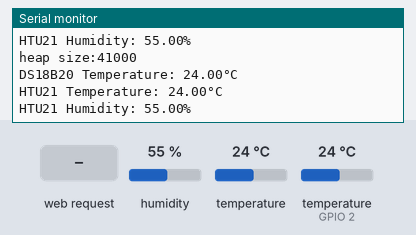
The sketch below on a simulated ESP8266 (NodeMCU). Shown: the last lines printed to the serial monitor. Wiring (inferred from the names in the program): HTU21/Si7021 sensor at I2C address 0x40. The test bench sets the inputs (shaded band); at power-on: humidity 55 %, temperature (sensor on GPIO 2) 24 °C, temperature 24 °C. WiFi joins after 1.5 s; servers stay silent unless stated; the local clock reads 2024-03-15 10:24:30 at power-on unless the sketch sets it.

Above: at 3.0 s.
3.1 s: HTTP request GET / received
At 4.2 s:
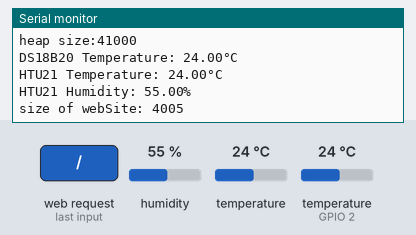
6.7 s: humidity set to 22 %
At 7.5 s:
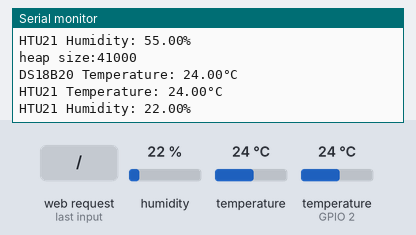
8.2 s: temperature (sensor on GPIO 2) set to 12 °C
At 9.2 s:
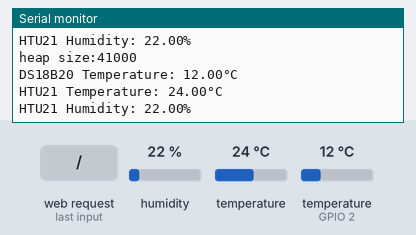
9.7 s: temperature (sensor 0) set to 12 °C
At 10.9 s:
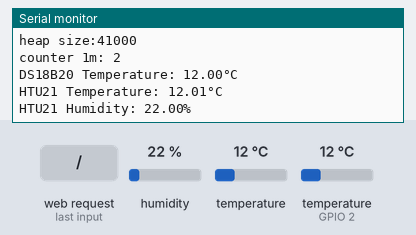
11.2 s: temperature (sensor on GPIO 2) set to 19 °C
At 12.5 s:
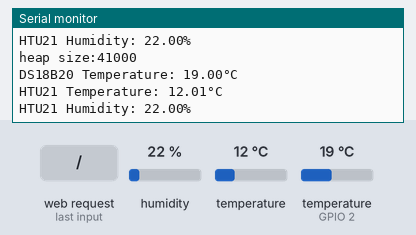
12.7 s: humidity set to 40 %
At 13.4 s:
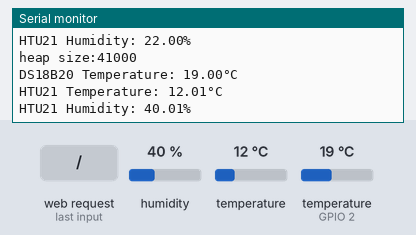
Timing chart, 0 to 15.2 s (numbered marks = the images above; inputs shaded):
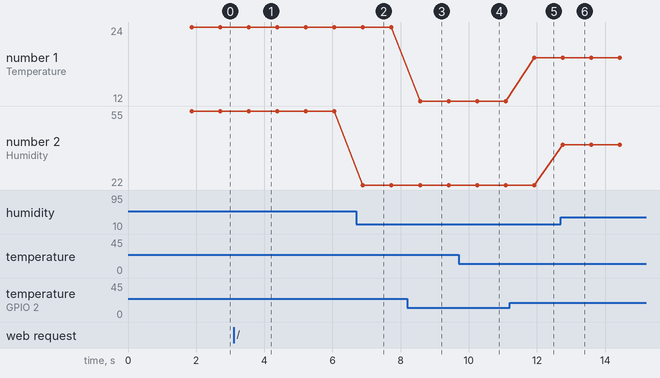

Measured:
- after the input at 3.1 s, the serial monitor: prints a new line after 0.44 s (image 1)
- after the input at 6.7 s, the serial monitor: prints a new line after 0.19 s (image 2)
- after the input at 8.2 s, the serial monitor: prints a new line after 0.37 s (image 3)
- after the input at 9.7 s, the serial monitor: prints a new line after 0.54 s (image 4)
- after the input at 11.2 s, the serial monitor: prints a new line after 0.72 s (image 5)
- after the input at 12.7 s, the serial monitor: prints a new line after 0.06 s (image 6)
- plotted number 1: 24 → 12 after the input at 8.2 s, 12 → 19 after the input at 11.2 s
- plotted number 2: 55 → 22 after the input at 6.7 s, 22 → 40.01 after the input at 12.7 s

The sketch:

weather_server.ino
```cpp
  #include <OneWire.h>
  #include <DallasTemperature.h>
  #include <ESP8266WiFi.h>
  #include <WiFiClient.h>
  #include <ESP8266WebServer.h>
  #include <time.h>
  #define ONE_WIRE_BUS 2
  #include <Wire.h>
  #include "my_htu21d.h"
  unsigned long global_millis;
  time_t time_5s[100];
  time_t time_1m[100];
  time_t time_1h[100];
  double temp1_5s[100];
  double temp1_1m[100];
  double temp1_1h[100];

  double temp2_5s[100];
  double temp2_1m[100];
  double temp2_1h[100];

  double hum_5s[100];
  double hum_1m[100];
  double hum_1h[100];
  double average_temp1_1m=0;
  double average_temp2_1m=0;
  double average_hum_1m=0;

  double average_temp1_1h=0;
  double average_temp2_1h=0;
  double average_hum_1h=0;

  int counter_1m=0;
  int counter_1h=0;

  OneWire oneWire(ONE_WIRE_BUS);
  DallasTemperature sensors(&oneWire);
  const char* ssid="***";
  const char* password="***";
  ESP8266WebServer server(80);
  //HTU21D myHumidity;
  String webSite;
  String javaScript;
  String XML;
  double temperature1;
  double temperature2;
  double humidity;
  int nOfP_5s;
  int nOfP_1m;
  int nOfP_1h;
  my_htu21d myhtu;
  void buildWebsite(){

    buildJavascript();

    webSite="<!DOCTYPE HTML>\n";
    webSite+="<html>";
    webSite+="<head>";
    webSite+="  <meta charset='UTF-8'>";
    webSite+=javaScript;

    webSite+="</head>";
    webSite+="<BODY onload='process()'>\n";
    webSite+="<center>PROJEKT ZSC TEMPERATURA I WILGOTNOŚĆ</center><BR>\n";
    webSite+="<center><div id='readings'></div></center>\n";
    webSite+="<center><div id='steps1'>\n";
    webSite+="Wybierz częstotliwość:  \n";
    webSite+="<input type='radio' name='rBC1' value='5s' checked>5s \n";
    webSite+="<input type='radio' name='rBC1' value='1m' >1m \n";
    webSite+="<input type='radio' name='rBC1' value='1h' >1h<br><br>\n";
    webSite+="</div></center>\n";
    webSite+="<center><canvas id='c1' align='center' width='800' height='400'></canvas></center>\n";
    webSite+="<center><canvas id='c2' align='center' width='800' height='400'></canvas></center>\n";
    //webSite+=javaScript;
    webSite+="</BODY>\n";
    webSite+="</HTML>\n";
  }


  void buildJavascript(){

    javaScript="<SCRIPT>\n";
    javaScript+="var xmlHttp=createXmlHttpObject();\n";

    javaScript+="function createXmlHttpObject(){\n";
    javaScript+=" if(window.XMLHttpRequest){\n";
    javaScript+="    return new XMLHttpRequest();\n";
    javaScript+=" }else{\n";
    javaScript+="    return new ActiveXObject('Microsoft.XMLHTTP');\n";
    javaScript+=" }\n";
    javaScript+="}\n";

    javaScript+="function process(){\n";
    javaScript+=" if(xmlHttp.readyState==0 || xmlHttp.readyState==4){\n";
    javaScript+="   xmlHttp.open('PUT','xml',true);\n";
    javaScript+="   xmlHttp.onreadystatechange=handleServerResponse;\n";
    javaScript+="   xmlHttp.send(null);\n";
    javaScript+=" }\n";
    javaScript+=" setTimeout('process()',500);\n";
    javaScript+="}\n";

    javaScript+="function handleServerResponse(){\n";
    javaScript+="if(xmlHttp.readyState==4 && xmlHttp.status==200){\n";
    javaScript+="xmlResponse=xmlHttp.responseXML;\n";
    javaScript+="xmldoc=xmlResponse;\n";
    javaScript+="message=xmldoc.getElementsByTagName('readings')[0].firstChild.nodeValue;\n";
    javaScript+="document.getElementById('readings').innerHTML=message; \n";
    javaScript+="var rB=document.getElementsByName('rBC1');\n";

    javaScript+="var stepTimeString=rB[0].value; \n";
    javaScript+="if(rB[1].checked){stepTimeString=rB[1].value;} \n";
    javaScript+="if(rB[2].checked){stepTimeString=rB[2].value;} \n";

    javaScript+="var nOfP=xmldoc.getElementsByTagName('nOfP_'+stepTimeString)[0].firstChild.nodeValue;\n";
    javaScript+="var t1List=xmldoc.getElementsByTagName('temp1_'+stepTimeString)[0].firstChild.nodeValue.split(',').slice(0,nOfP);\n";
    javaScript+="var t2List=xmldoc.getElementsByTagName('temp2_'+stepTimeString)[0].firstChild.nodeValue.split(',').slice(0,nOfP);\n";
    javaScript+="var hList=xmldoc.getElementsByTagName('hum_'+ stepTimeString)[0].firstChild.nodeValue.split(',').slice(0,nOfP);\n";

    javaScript+="var c1=document.getElementById('c1');\n";
    javaScript+="var c2=document.getElementById('c2');\n";
    javaScript+="plot(c1,t1List,nOfP,'red','TEMPERATURA (DS18B20)',true);\n";
    javaScript+="plot(c2,t2List,nOfP,'red','',true);\n";
    javaScript+="plot(c2,hList,nOfP,'blue','TEMPERATURA I WILGOTNOŚĆ (HTU21)',false);\n";
    javaScript+=" }\n";
    javaScript+="}\n";
    javaScript+="function plot(c,values,nOfP,colour,title,clear){\n";

          javaScript+="var ctx=c.getContext('2d');\n";
          javaScript+="if(clear==true){ctx.clearRect(0,0,c.width,c.height)};\n";
          javaScript+="c.style.display='block';\n";
          javaScript+="c.style.position='100';\n";

          javaScript+="var stPX=0;\n";
          javaScript+="var stPY=0;\n";
          javaScript+="var fSize=50;\n";
          javaScript+="var sX=c.width-2*fSize;\n";
          javaScript+="var sY=c.height-2*fSize;\n";

          javaScript+="ctx.beginPath();\n";
          javaScript+="ctx.strokeStyle='rgb(220,220,220)';\n";
          javaScript+="ctx.lineWidth=20;\n";
          javaScript+="ctx.rect(stPX,stPY,c.width,c.height);\n";
          javaScript+="ctx.stroke();\n";
          javaScript+="ctx.closePath();\n";

          javaScript+="ctx.beginPath();\n";
          javaScript+="ctx.lineWidth=2;\n";
          //ctx.rect(stPX+fSize,stPY+fSize,c.width-2*fSize,c.height-2*fSize)

          javaScript+="var x=[];\n";

          javaScript+="for(var i=0; i<nOfP; i++){\n";
          javaScript+=" x.push(i);\n}\n";
          javaScript+="var y=values;\n";
          javaScript+="var maxY=Math.max.apply(Math,y);\n";
          javaScript+="var minY=Math.min.apply(Math,y);\n";

          javaScript+="var stepX=sX/Math.max(0.01,nOfP-1);\n";
          javaScript+="var stepY=sY/Math.max(0.01,maxY-minY);\n";

          javaScript+="var fontS=14;\n";
          javaScript+="ctx.font=fontS+'px Arial';\n";
          javaScript+="var yOffset=sY/4;\n";

          //draw lines and values on Y axis
          javaScript+="var stepYAxis=(maxY-minY)/4;\n";
          javaScript+="ctx.fillStyle='black';\n";
          javaScript+="ctx.strokeStyle='rgb(120,120,120)';\n";

          javaScript+="for(var i=0;i<5;i++){\n";
          javaScript+=" if(clear){ctx.fillText((maxY-i*stepYAxis).toFixed(2),fSize/4,fSize+fontS/2+i*yOffset);\n";
          javaScript+=" ctx.moveTo(stPX+fSize,stPY+fSize+i*sY/4);\n";
          javaScript+=" ctx.lineTo(stPX+fSize+sX,stPY+fSize+i*sY/4);}\n";
          javaScript+=" else{ctx.fillText((maxY-i*stepYAxis).toFixed(2),sX+fSize+3,fSize+fontS/2+i*yOffset);}\n";
          javaScript+="}\n";

          //print title
          javaScript+="ctx.font=fontS+' 18 px Arial';\n";
          javaScript+="if(clear){ctx.fillText(title,0.4*sX,fSize/2+9);}\n";
          javaScript+="else{ctx.fillText(title,sX/3,fSize/2+fontS/2);}\n";
          javaScript+="ctx.font='12px Arial';\n";
          javaScript+="ctx.fillText('°C',fSize/2,fSize/2+6);\n";
          javaScript+="if(clear==false){ctx.fillText('%',sX+fSize+10,fSize/2+fontS/2);}\n";
          javaScript+="ctx.stroke();\n";
          javaScript+="ctx.closePath();\n";

          javaScript+="ctx.beginPath();\n";
          javaScript+="ctx.strokeStyle=colour;\n";
          //plot line chart
          javaScript+="for(var i=nOfP-2;i>=0;i--){\n";
          javaScript+=" ctx.moveTo(fSize+stPX+stepX*(nOfP-2-i),Math.floor(stPY+fSize+sY-(y[i+1]-minY)*stepY));\n";
          javaScript+=" ctx.lineTo(fSize+stPX+stepX*((nOfP-2-i)+1),Math.floor(stPY+fSize+sY-(y[i]-minY)*stepY));\n";
          javaScript+="}\n";

          //plot points on chart";

          javaScript+="for(var i=nOfP-1;i>=0;i--){\n";

          javaScript+="var xx=Math.floor(fSize+stPX+stepX*(nOfP-1-i));\n";
          javaScript+="var yy=Math.floor(stPY+fSize+sY-(y[i]-minY)*stepY);\n";
          javaScript+="ctx.moveTo(xx,yy);\n";
          javaScript+="ctx.arc(xx,yy,2,0,2* Math.PI,true);\n";
          javaScript+="ctx.fillStyle=colour;\n";
          javaScript+="ctx.fill();\n";

          javaScript+="}\n";

          javaScript+="ctx.stroke();\n";
          javaScript+="ctx.closePath();\n";

      javaScript+="}\n";

    javaScript+="</SCRIPT>\n";

  }

  String buildXMLDiv(double tab[100]){
    String XMLDiv="";
    for(int i=0;i<99;i++){
      XMLDiv+=tab[i];
      XMLDiv+=",";
    }
    XMLDiv+=tab[99];
    return XMLDiv;
  }
  void buildXML(){

    XML="<?xml version='1.0'?>";
    XML+="<divs>";

    XML+="<readings>";
    XML+=getMeasures();
    XML+="</readings>";

    XML+="<nOfP_5s>";
    XML+=nOfP_5s;
    XML+="</nOfP_5s>";

    XML+="<temp1_5s>";
    XML+=buildXMLDiv(temp1_5s);
    XML+="</temp1_5s>";

    XML+="<temp2_5s>";
    XML+=buildXMLDiv(temp2_5s);
    XML+="</temp2_5s>";

    XML+="<hum_5s>";
    XML+=buildXMLDiv(hum_5s);
    XML+="</hum_5s>";

    XML+="<nOfP_1m>";
    XML+=nOfP_1m;
    XML+="</nOfP_1m>";

    XML+="<temp1_1m>";
    XML+=buildXMLDiv(temp1_1m);
    XML+="</temp1_1m>";

    XML+="<temp2_1m>";
    XML+=buildXMLDiv(temp2_1m);
    XML+="</temp2_1m>";

    XML+="<hum_1m>";
    XML+=buildXMLDiv(hum_1m);
    XML+="</hum_1m>";

    XML+="<nOfP_1h>";
    XML+=nOfP_1h;
    XML+="</nOfP_1h>";

    XML+="<temp1_1h>";
    XML+=buildXMLDiv(temp1_1h);
    XML+="</temp1_1h>";

    XML+="<temp2_1h>";
    XML+=buildXMLDiv(temp2_1h);
    XML+="</temp2_1h>";

    XML+="<hum_1h>";
    XML+=buildXMLDiv(hum_1h);
    XML+="</hum_1h>";
    XML+="</divs>";

  }
  String getMeasures(){
    String measures="Temperatura DS18B20: ";
    measures += temperature1;
    measures +="°C\n";
    measures += "   Temperatura HTU21: ";
    measures += temperature2;
    measures +="°C\n";
    measures += "   Wilgotnosc:";
    measures += humidity;
    measures +="%";
    return measures;
  }

  void handleWebsite(){
    buildWebsite();
    Serial.print("\n\n\nsize of webSite: ");
    Serial.println(webSite.length());
    Serial.println("\n\n");
    server.send(200,"text/html",webSite);
  }

  void handleXML(){
    buildXML();
    server.send(200,"text/xml",XML);

  }

  void setup() {
   Serial.begin(115200);
    delay(10);
    Serial.println("Starting ");

    sensors.begin();
    sensors.setWaitForConversion(false);
    sensors.setResolution(12);
    sensors.requestTemperatures();
    //myHumidity.begin();
    myhtu.begin();
    delay(100);
    //byte b=0x81;
    //myHumidity.setResolution(b);

    Serial.print("Connecting to ");
    Serial.println(ssid);
    WiFi.begin (ssid,password);

    while (WiFi.status() != WL_CONNECTED) {
      delay(500);
      Serial.print(".");
    }
    Serial.println("Connected");
    Serial.print("Station IP address: ");
    Serial.println(WiFi.localIP());
    server.on("/",handleWebsite);
    server.on("/xml",handleXML);
    server.begin();
    configTime(3 * 3600,0,"time.nist.gov","pool.ntp.org");
    Serial.println("\nWaiting for time");
    while (!time(nullptr)) {
      Serial.print(".");
      delay(1000);
    }
    Serial.println("");
    for(int i=0;i<100;i++){
      time_5s[i]=time_1m[i]=time_1h[i]=0;
      temp1_5s[i]=temp2_5s[i]=hum_5s[i]=0;
      temp1_1m[i]=temp2_1m[i]=hum_1m[i]=0;
      temp1_1h[i]=temp2_1h[i]=hum_1h[i]=0;
    }
    global_millis=millis();
  }


  const int I2C_TIMEOUT_ERROR=998;
  const int BAD_CRC_ERROR=999;

  void set_time_and_readings(time_t now,double temperature1,double temperature2,double humidity){
      struct tm *now_tm=localtime(&now);
      now_tm->tm_hour-=2;
      now_tm->tm_hour+=now_tm->tm_isdst;

      if(now_tm->tm_sec%5==0 and now!=time_5s[0]){
      for(int i=99;i>0;i--){
        time_5s[i]=time_5s[i-1];
        temp1_5s[i]=temp1_5s[i-1];
        temp2_5s[i]=temp2_5s[i-1];
        hum_5s[i]=hum_5s[i-1];
      }
      temp1_5s[0]=temperature1;
      temp2_5s[0]=temperature2;
      hum_5s[0]=humidity;
      time_5s[0]=now;

      counter_1m++;
      Serial.print("counter 1m: ");
      Serial.println(counter_1m);
      average_temp1_1m+=temperature1;
      average_temp2_1m+=temperature2;
      average_hum_1m+=humidity;

      if(counter_1m>=12){
        for(int i=99;i>0;i--){
        time_1m[i]=time_1m[i-1];
        temp1_1m[i]=temp1_1m[i-1];
        temp2_1m[i]=temp2_1m[i-1];
        hum_1m[i]=hum_1m[i-1];
        }

        temp1_1m[0]=average_temp1_1m/(double) counter_1m; //temperature1;
        temp2_1m[0]=average_temp2_1m/(double) counter_1m; //temperature2;
        hum_1m[0]=average_hum_1m/(double) counter_1m; //humidity;
        counter_1m=0;
        time_1m[0]=now;
        average_temp1_1m=0;
        average_temp2_1m=0;
        average_hum_1m=0;

        counter_1h++;
        Serial.print("counter 1h: ");
        Serial.println(counter_1h);
        if(counter_1h>=60){
          for(int i=99;i>0;i--){
          time_1h[i]=time_1h[i-1];
          temp1_1h[i]=temp1_1h[i-1];
          temp2_1h[i]=temp2_1h[i-1];
          hum_1h[i]=hum_1h[i-1];
          }
          temp1_1h[0]=average_temp1_1h/(double) counter_1h; //temperature1;
          temp2_1h[0]=average_temp2_1h/(double) counter_1h; //temperature2;
          hum_1h[0]=average_hum_1h/(double) counter_1h; //humidity;
          time_1h[0]=now;
          counter_1h=0;
          average_temp1_1h=0;
          average_temp2_1h=0;
          average_hum_1h=0;
        }
      }
    }
    nOfP_5s=0;
    nOfP_1m=0;
    nOfP_1h=0;
    for(int i=0;i<100;i++){
        if(time_5s[i]!=0){
          nOfP_5s++;
        }
        if(time_1m[i]!=0){
          nOfP_1m++;
        }
        if(time_1h[i]!=0){
          nOfP_1h++;
        }
     }
  }

  void loop() {
    Serial.print("heap size:");
    Serial.println(ESP.getFreeHeap());
    time_t rawTime;
    time(&rawTime);
    sensors.requestTemperatures();
    temperature1=sensors.getTempCByIndex(0);
    temperature2=myhtu.readTemperature();

    humidity=myhtu.readHumidity();
    set_time_and_readings(rawTime,temperature1,temperature2,humidity);
    Serial.println("DS18B20 Temperature: "+String(temperature1)+"°C");
    Serial.println("HTU21 Temperature: "+String(temperature2)+"°C");
    Serial.println("HTU21 Humidity: "+String(humidity)+"%");

    server.handleClient();

    delay(800);
  }
```

my_htu21d.cpp
```cpp
#include "my_htu21d.h"
#include <Wire.h>

my_htu21d::my_htu21d(){
}

void my_htu21d::begin(void){
    uint8_t val = 0x81; //RH11/TEMP11
    Wire.begin();
    delay(200);
    Wire.beginTransmission(HTU21D_ADDRESS);
    Wire.write(WRITE_USER_REGISTER); //Write to the user register
    Wire.write(val); //Write the resolution bits
    Wire.endTransmission();
}

uint16_t my_htu21d::readValue(uint8_t deviceRegister){
    //Request a humidity reading
    Wire.beginTransmission(HTU21D_ADDRESS);
    Wire.write(deviceRegister);
    Wire.endTransmission();

    uint8_t toRead=0;
    uint8_t counter=0;
    for (counter = 0, toRead = 0 ; counter < MAX_COUNTER && toRead != 3 ; counter++)
    {
        delay(DELAY_INTERVAL);

        //three bytes, data(MSB) / data(LSB) / Checksum
        toRead = Wire.requestFrom(HTU21D_ADDRESS, 3);
    }

    if (counter == MAX_COUNTER){
        return ERROR;
    }

    uint8_t msb, lsb, checksum;
    msb = Wire.read();
    lsb = Wire.read();
    checksum = Wire.read();

    uint16_t rawValue = ((uint16_t) msb << 8) | (uint16_t) lsb;


    if (isCRC_OK(rawValue, checksum)) {
        return (uint16_t) (rawValue & ZERO_OUT_STATUS_BITS); // Zero out the status bits
    }
    else {
        return ERROR;
    }


}

float my_htu21d::readHumidity(void){
    uint16_t rawHumidity = readValue(HUMIDITY_REGISTER);

    if(rawHumidity == ERROR){
        return rawHumidity;
    }

    //Convert raw humidity value to the real one
       float realHumidity = rawHumidity * (125.0 / 65536.0) - 6.0; //2^16 = 65536

    if(realHumidity>100.0){
        realHumidity = 100.0;
    } else if(realHumidity<0.0){
        realHumidity = 0.0;
    }

    return realHumidity;
}

float my_htu21d::readTemperature(void){
    uint16_t rawTemperature = readValue(TEMPERATURE_REGISTER);

    if(rawTemperature == ERROR){
        return rawTemperature;
    }

    //Convert raw humidity value to the real one
    float realTemperature = rawTemperature * (175.72 / 65536.0) - 46.85;//2^16 = 65536

    return realTemperature;
}

bool my_htu21d::isCRC_OK(uint16_t rawMessage, uint8_t checksum) {

    uint32_t divisor = 305;// 305=100110001
    divisor <<= 15;
    uint32_t remainder = (uint32_t)rawMessage << 8; //Pad with 8 bits because we have to add in the check value
    remainder |= checksum;

    for (int i = 0 ; i < 16 ; i++){

        if ( remainder & (uint32_t)1 << (23 - i) ) //Check if there is a one in the left position
            remainder ^= divisor;

        divisor >>= 1; //Rotate the divisor max 16 times so that we have 8 bits left of a remainder
    }

    return remainder == 0;
}
```

my_htu21d.h
```cpp
//
// Created by wojciech on 27.12.2017.
//
#include "Arduino.h"
#include <Wire.h>
#define HTU21D_ADDRESS 0x40  //Unshifted 7-bit I2C address for the sensor

#define ERROR 999

#define TEMPERATURE_REGISTER  0xF3
#define HUMIDITY_REGISTER  0xF5
#define WRITE_USER_REGISTER 0xE6

#define MAX_COUNTER 100
#define DELAY_INTERVAL 10
#define ZERO_OUT_STATUS_BITS 0xFFFC

class my_htu21d{
public:
    my_htu21d();
    void begin(void);
    void setResolution(uint8_t resBits);
    float readHumidity(void);
    float readTemperature(void);
    uint8_t readUserRegister(void);
    void writeUserRegister(uint8_t val);
    uint16_t readValue(uint8_t device_register);

private:
    bool isCRC_OK(uint16_t rawMessage, uint8_t checksum);

};
```
